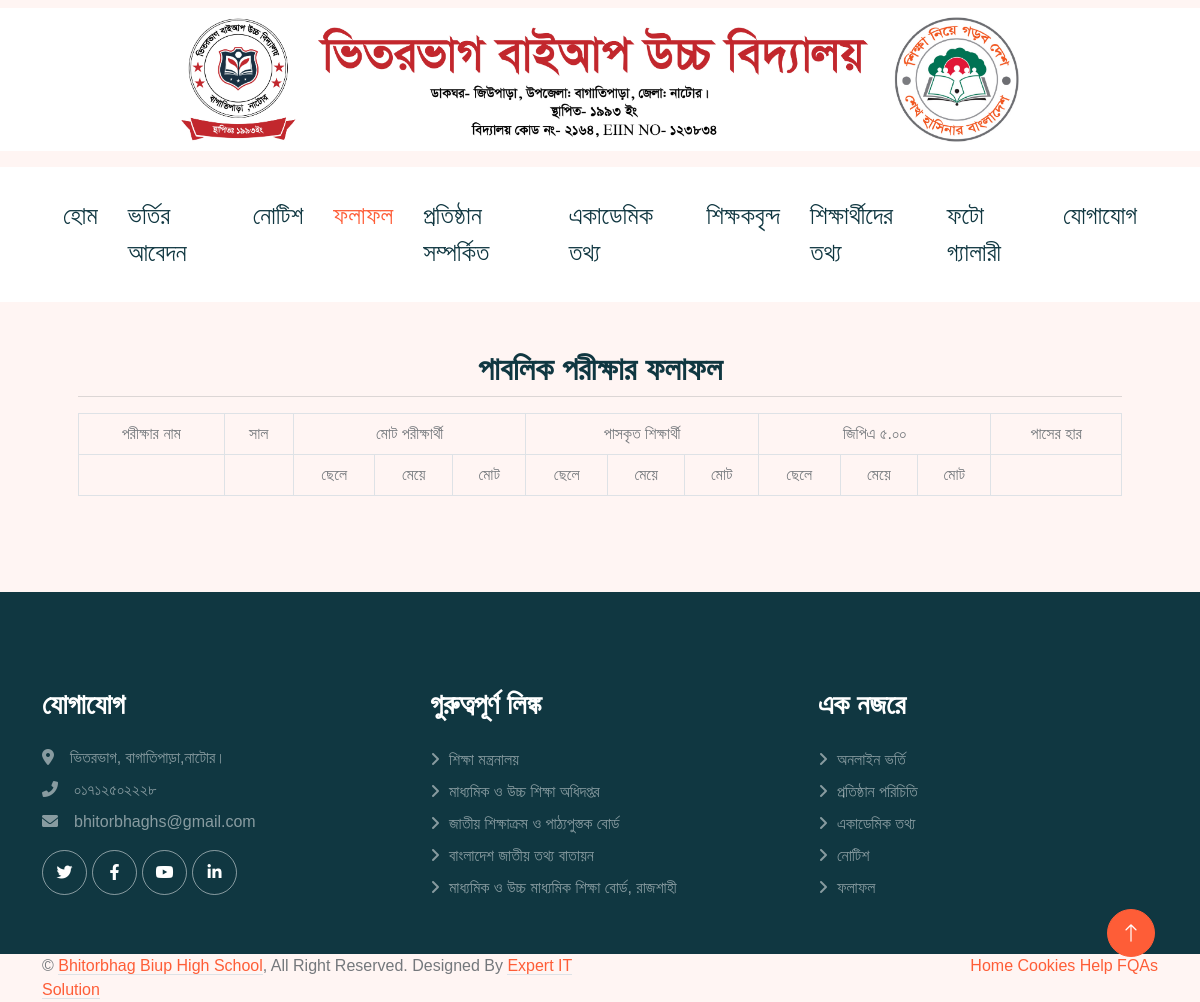
Before: /results/ with the older database file.
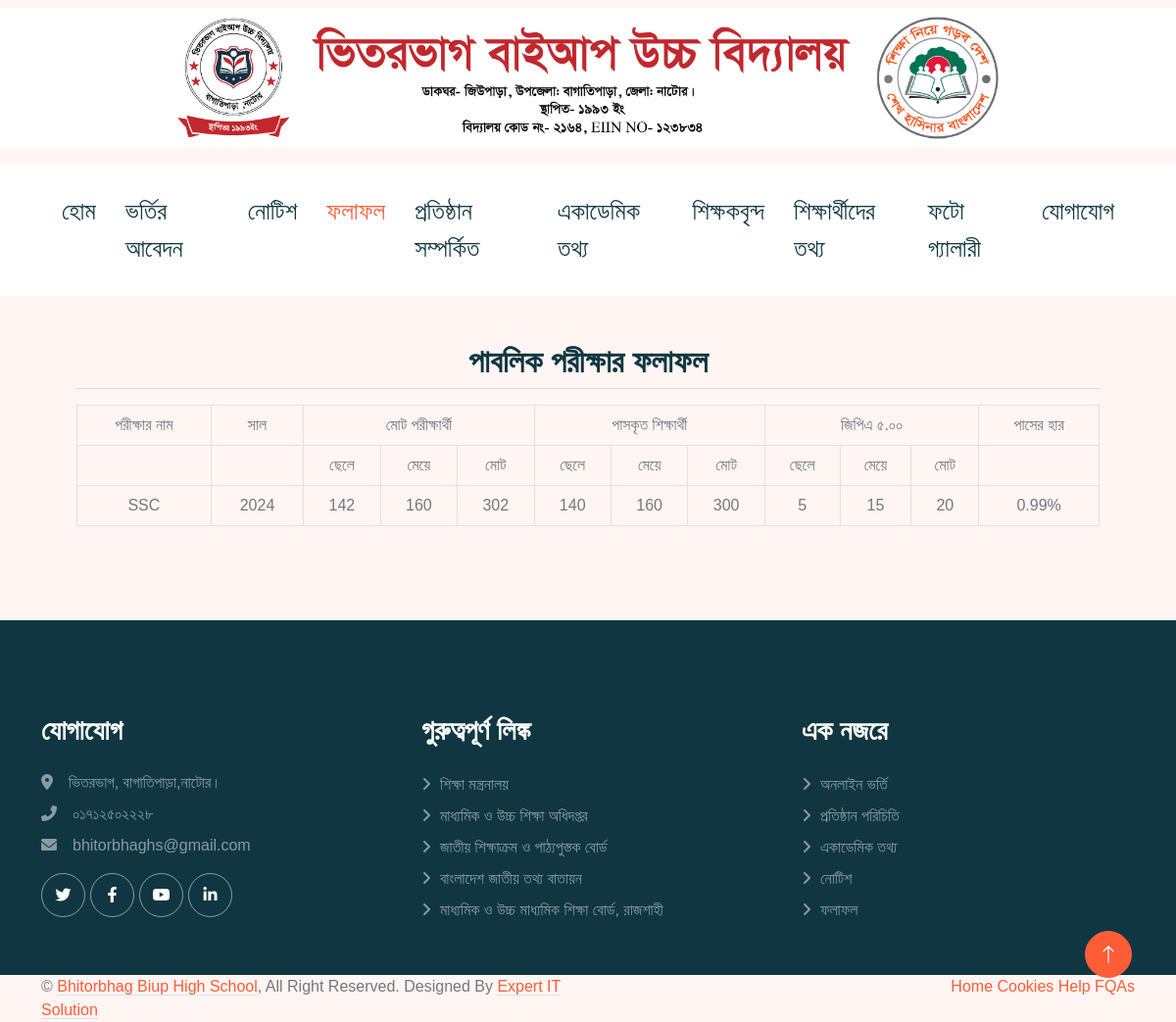
After: the same page with the newer database file.
### home/models.py (models this page shows, shortened)
class ExamResult(models.Model):
    exam_name = models.CharField(max_length=255, verbose_name="পরীক্ষার নাম")
    year = models.IntegerField(verbose_name="সাল")  # Year
    total_students = models.PositiveIntegerField(verbose_name="মোট পরীক্ষার্থী")
    total_boys = models.PositiveIntegerField(verbose_name="মোট পরীক্ষার্থী (Boys)",default=0)
    total_girls = models.PositiveIntegerField(verbose_name="মোট পরীক্ষার্থী (Girls)",default=0)
    passing_students_boys = models.PositiveIntegerField(verbose_name="পাসকৃত শিক্ষার্থী (Boys)")
    passing_students_girls = models.PositiveIntegerField(verbose_name="পাসকৃত শিক্ষার্থী (Girls)")
    gpa_5_boys = models.PositiveIntegerField(verbose_name="জিপিএ ৫.০০ (Boys)")
    gpa_5_girls = models.PositiveIntegerField(verbose_name="জিপিএ ৫.০০ (Girls)")
    pass_rate = models.DecimalField(max_digits=5, decimal_places=2, verbose_name="পাসের হার")
    class Meta:
        ordering = ['-year']
        verbose_name_plural = "Exam Result"

### home/views.py (the view)
# urls.py: path('results/',ResultView.as_view(),name='results'),
class ResultView(TemplateView):
    template_name = 'result.html'
    def get_context_data(self, **kwargs):
        context = super().get_context_data(**kwargs)
        context['exam_results'] = ExamResult.objects.all()
        return context

### home/contextprocessors.py (called while the page is built)
def social_and_contact(request):
    try:
        social_media = SocialMedia.objects.last()
    except SocialMedia.DoesNotExist:
        social_media = None
    try:
        contact_info = Contact.objects.last()
    except Contact.DoesNotExist:
        contact_info = None
    return {
        'social_media': social_media,
        'contact_info': contact_info
    }

### templates/result.html (shortened to what this page needs)
{% extends "base.html" %}
{% load static %}
{% block body %}
    <div class="container-fluid bg-white p-0">
    {% include "include/navbar.html" %}
    <section>
        <div class="container">
            <div class="row p-5 text-center">
              <h2 style="font-family: 'Kalpurush', sans-serif;"> পাবলিক পরীক্ষার ফলাফল</h2>
              <hr>
              <table class="table table-bordered" cellpadding="3" cellspacing="0" style="margin: 0 auto;" width="100%">
                  <tr style="text-align: center;">
                      <td class="columnStyleTop">পরীক্ষার নাম</td>
                      <td class="columnStyleTop">সাল</td>
                      <td colspan="3"  class="columnStyleTop">মোট পরীক্ষার্থী</td>
                      <td colspan="3" class="columnStyleTop">পাসকৃত শিক্ষার্থী</td>
                      <td colspan="3" class="columnStyleTop">জিপিএ ৫.০০</td>
                      <td colspan="3" class="columnStyleTop">পাসের হার</td>
                  </tr>
                  <tr style="text-align: center;">
                      <td class="columnStyleTop"></td>
                      <td class="columnStyleTop"></td>
                      <td class="columnStyleTop">ছেলে</td>
                      <td class="columnStyleTop">মেয়ে</td>
                      <td class="columnStyleTop">মোট</td>
                      <td class="columnStyleTop">ছেলে</td>
                      <td class="columnStyleTop">মেয়ে</td>
                      <td class="columnStyleTop">মোট</td>
                      <td class="columnStyleTop">ছেলে</td>
                      <td class="columnStyleTop">মেয়ে</td>
                      <td class="columnStyleTop">মোট</td>
                      <td class="columnStyleTop"></td>
                  </tr>
                  {% for result in exam_results %}
                  <tr style="text-align: center;">
                      <td class="columnStyleTop">{{ result.exam_name }}</td>
                      <td class="columnStyleTop">{{ result.year }}</td>
                      <td class="columnStyleTop">{{ result.total_boys}}</td>
                      <td class="columnStyleTop">{{ result.total_girls|add:"0" }}</td>
                      <td class="columnStyleTop">{{ result.total_students|add:"0" }}</td>
                      <td class="columnStyleTop">{{ result.passing_students_boys }}</td>
                      <td class="columnStyleTop">{{ result.passing_students_girls }}</td>
                      <td class="columnStyleTop">{{ result.passing_students_boys|add:result.passing_students_girls }}</td>
                      <td class="columnStyleTop">{{ result.gpa_5_boys }}</td>
                      <td class="columnStyleTop">{{ result.gpa_5_girls }}</td>
                      <td class="columnStyleTop">{{ result.gpa_5_boys|add:result.gpa_5_girls }}</td>
                      <td class="columnStyleTop">{{ result.pass_rate }}%</td>
                  </tr>
                  {% endfor %}
              </table>
            </div>
        </div>
    </section>
{% endblock body %}

Changed rows visible on the page:
added ExamResult: exam_name "SSC", year "2024", total_boys "142", total_girls|add "160", total_students|add "302", passing_students_boys "140", passing_students_girls "160", passing_students_boys|add "300", gpa_5_boys "5", gpa_5_girls "15", gpa_5_boys|add "20", pass_rate "0.99"
